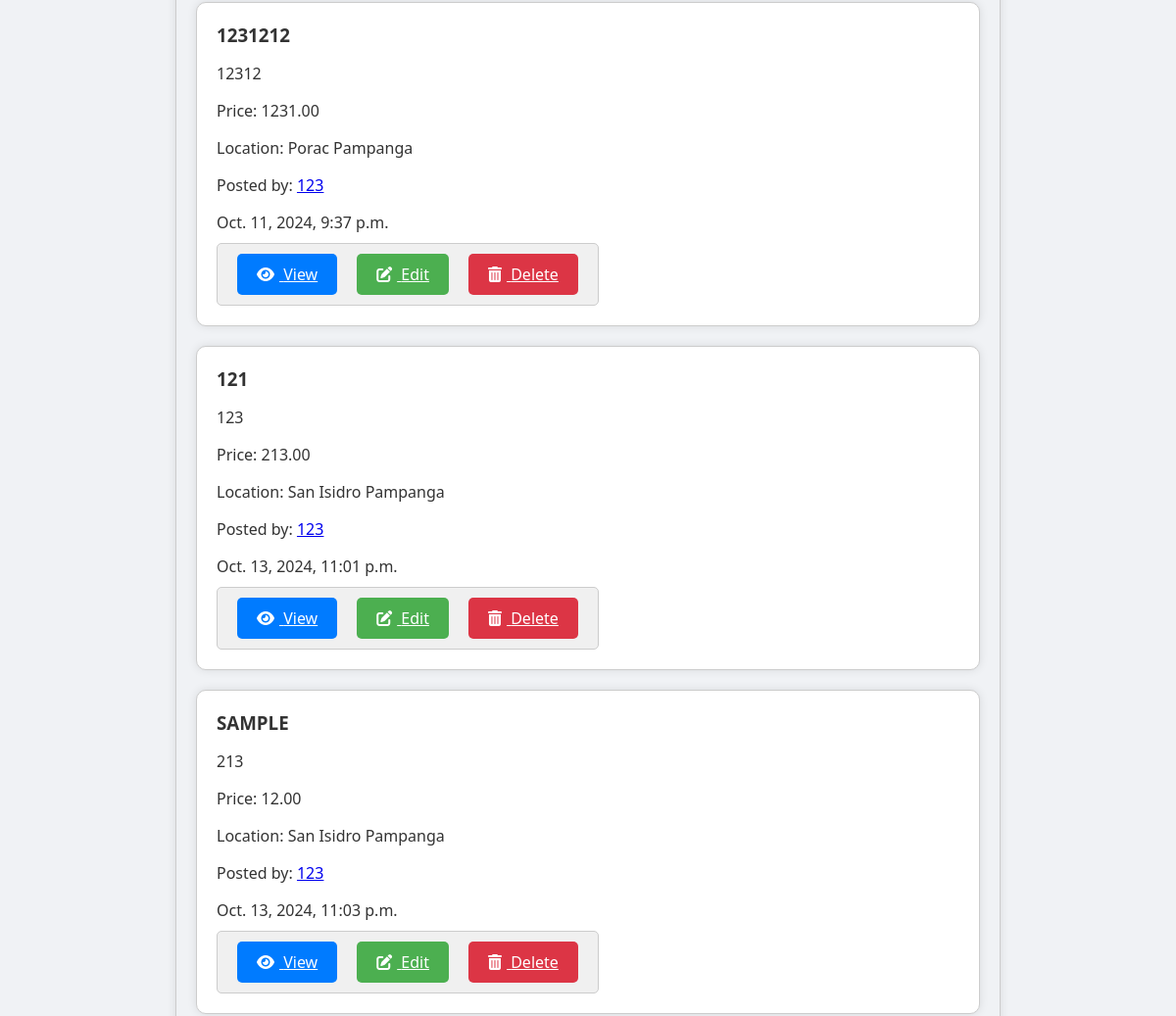
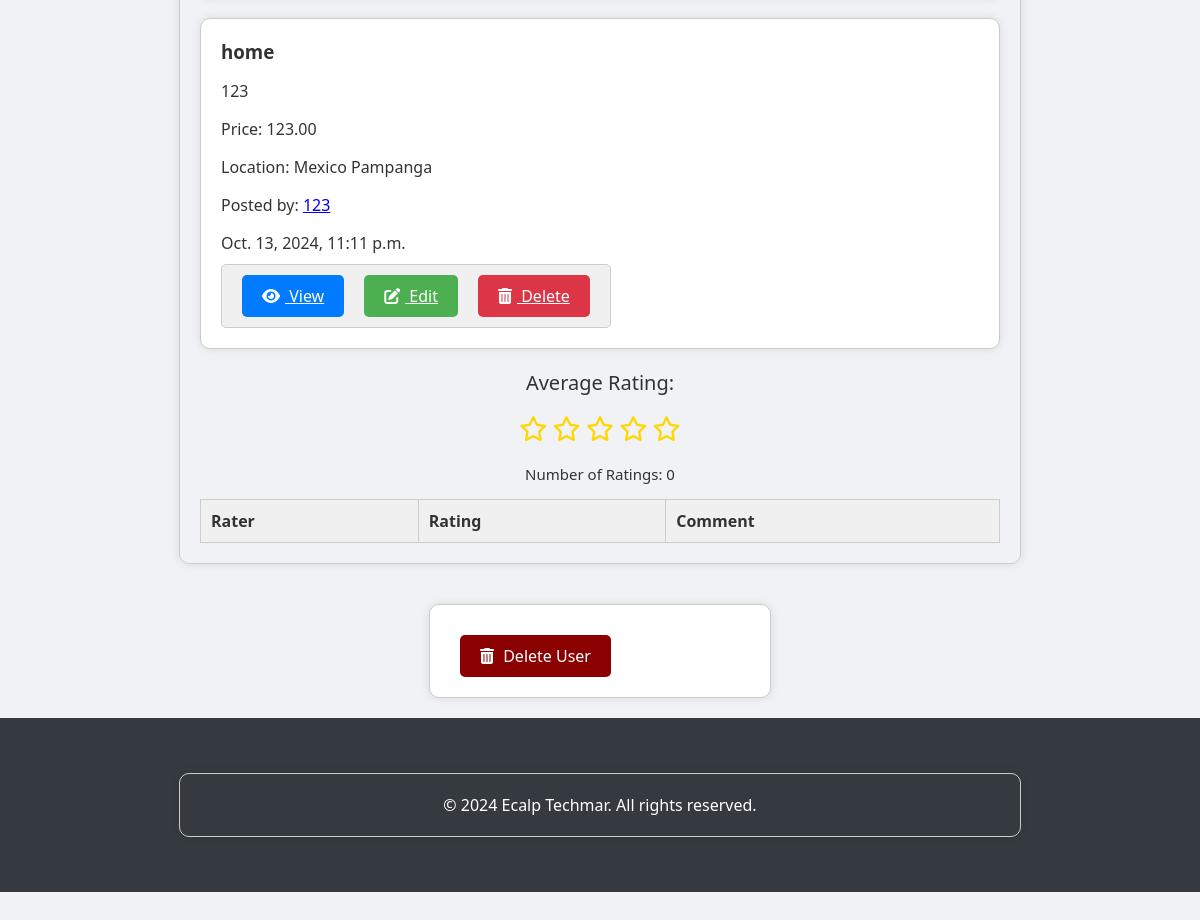
Before: /newsfeed/profile/29/ (signed in, lower part) with the older database file (2 pictures, top to bottom).
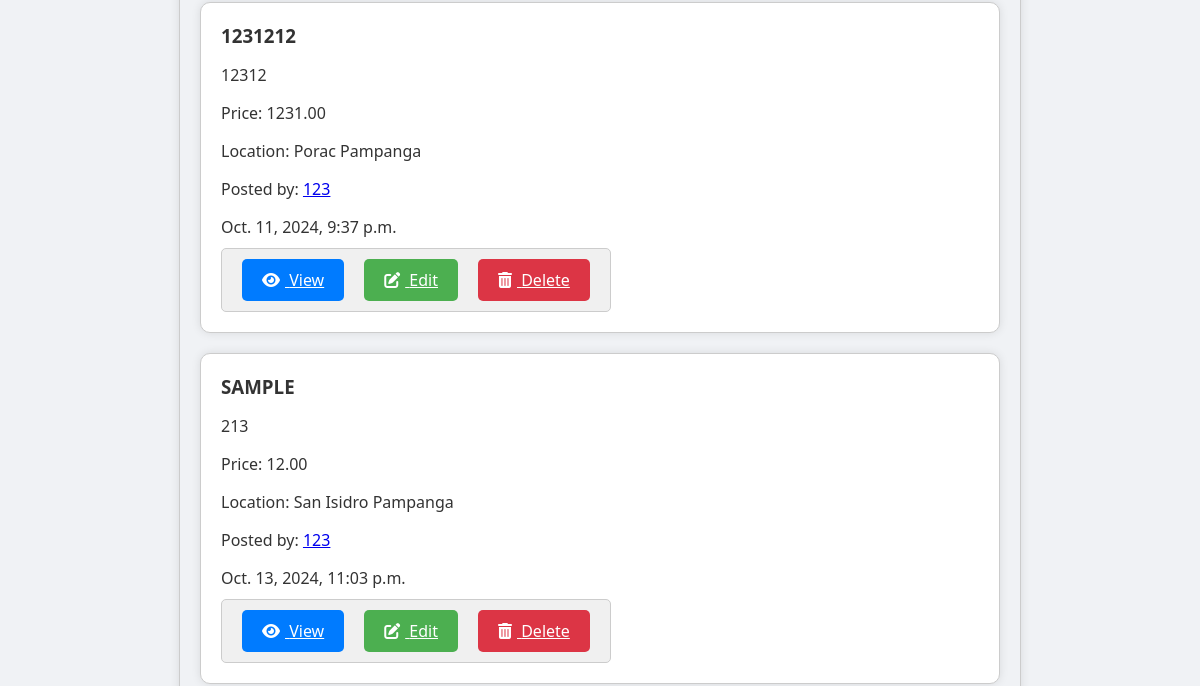
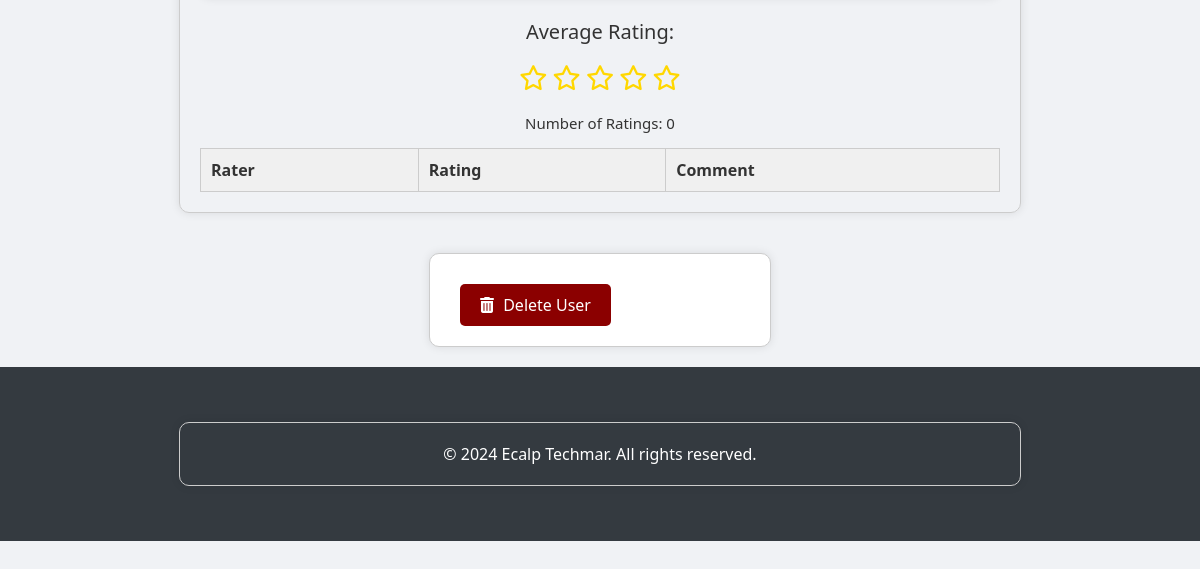
After: the same page with the newer database file (2 pictures, top to bottom).
### newsfeed/models.py (models this page shows, shortened)
class Product(models.Model):
    title = models.CharField(max_length=255)
    description = models.TextField()
    price = models.DecimalField(max_digits=10, decimal_places=2)
    image = models.ImageField(upload_to='products/')
    mobile_number = models.CharField(max_length=20)
    location = models.CharField(max_length=255)
    user = models.ForeignKey(User, on_delete=models.CASCADE)
    created_at = models.DateTimeField(auto_now_add=True)
    category = models.CharField(max_length=50, choices=[('Electronics', 'Electronics'), ('Fashion and Beauty', 'Fashion and Beauty'), ('Home and Garden', 'Home and Garden'), ('Sports and Leisure', 'Sports and Leisure'), ('Others', 'Others')], default='Others')
    is_active = models.BooleanField(default=True)
    deleted_at = models.DateTimeField(null=True, blank=True)

### newsfeed/views.py (the view, shortened to what this page needs)
# urls.py: path('profile/', profile, name='profile'),
@login_required
def profile(request, pk):
    if pk is None:
        pk = request.user.pk
    user = get_object_or_404(User, pk=pk)
    profile = user.profile
    is_owner = user == request.user
    ratings = Rating.objects.filter(rated_user=user)
    average_rating, star_equivalent_average_rating, num_ratings = get_rating_summary(ratings)
    if is_owner:
        edit_form = ProfileForm(instance=profile)
        rating_form = None
    else:
        edit_form = None
        rating_form = RatingForm()
    products = Product.objects.filter(user=user, is_active=True)
    return render(request, 'profile.html',
                  {'products': products, 'edit_form': edit_form, 'rating_form': rating_form, 'user': user,
                   'is_owner': is_owner, 'ratings': ratings, 'average_rating': average_rating,
                   'star_equivalent_average_rating': star_equivalent_average_rating, 'num_ratings': num_ratings})

### newsfeed/views.py (called while the page is built)
def get_rating_summary(ratings):
    if ratings:
        average_rating = sum(rating.rating for rating in ratings) / len(ratings)
        if average_rating is not None:
            star_equivalent_average_rating = round(average_rating, 1)  # assuming 1 decimal place
        else:
            star_equivalent_average_rating = None
        num_ratings = len(ratings)
    else:
        average_rating = None
        star_equivalent_average_rating = None
        num_ratings = 0
    return average_rating, star_equivalent_average_rating, num_ratings

### newsfeed/templates/profile.html (shortened to what this page needs)
<!DOCTYPE html>
<html lang="en">
<head>
    {% load static %}
    <link rel="stylesheet" href="{% static 'main/styles.css' %}">
    <link rel="stylesheet" href="https://cdnjs.cloudflare.com/ajax/libs/font-awesome/6.0.0-beta3/css/all.min.css">
</head>
<body>
    <section id="user-profile">
        <div class="container">
{% load tz %}
<div class="posted-listings">
    {% for product in products %}
    <div class="listing-card">
        <h3>{{ product.title }}</h3>
        <p>{{ product.description }}</p>
        <p>Price: {{ product.price }}</p>
        <p>Location: {{ product.location }}</p>
        <p>Posted by: <a href="{% url 'newsfeed:profile' product.user.pk %}" class="username-link">{{ product.user.username }}</a></p>
       <p>{{ product.created_at|timezone:"Asia/Manila" }}</a></p>
        <div class="button-group">
            <div class="button-container">
                <a href="{% url 'newsfeed:listing_detail' product.pk %}" class="button view-button" style="background-color: #007bff; color: #ffffff;">
    <i class="fas fa-eye"></i> View
</a>
                {% if is_owner %}
                <a href="{% url 'newsfeed:edit_listing' product.pk %}" class="button edit-button">
                    <i class="fas fa-edit"></i> Edit
                </a>
                <a href="{% url 'newsfeed:delete_listing' product.pk %}" class="button delete-button">
                    <i class="fas fa-trash-alt"></i> Delete
                </a>
                {% endif %}
            </div>
        </div>
    </div>
    {% endfor %}
</div>
      <div class="ratings">
       <div class="rating-summary" style="text-align: center;">
  <p style="font-size: 20px;">Average Rating: {{ average_rating|floatformat:1 }}</p>
  <p style="color: #ffd700; font-size: 20px;">
    {% for i in "12345"|make_list %}
      {% if i|add:0 <= star_equivalent_average_rating %}
        <i class="fas fa-star" style="font-size: 25px;"></i>
      {% elif i|add:0 == star_equivalent_average_rating|floatformat:0|add:1 %}
        <i class="fas fa-star-half-alt" style="font-size: 25px;"></i>
      {% else %}
        <i class="far fa-star" style="font-size: 25px;"></i>
      {% endif %}
    {% endfor %}
  </p>
  <p style="font-size: 15px;">Number of Ratings: {{ num_ratings }}</p>
</div>
</div>
      {% if request.user.is_authenticated %}
      <table class="ratings-table">
        <thead>
          <tr>
            <th>Rater</th>
            <th>Rating</th>
            <th>Comment</th>
          </tr>
        </thead>
      </table>
      {% endif %}
    </div>
        <div class="rating-form listing-card">
  {% if not request.user.is_staff and user.username != request.user.username %}
  <form method="post">
    {% csrf_token %}
    <div class="rating">
      <label for="rating">Rate:</label>
      <div>
        <i class="far fa-star" data-rating="1" title="1 star"></i>
        <i class="far fa-star" data-rating="2" title="2 stars"></i>
        <i class="far fa-star" data-rating="3" title="3 stars"></i>
        <i class="far fa-star" data-rating="4" title="4 stars"></i>
        <i class="far fa-star" data-rating="5" title="5 stars"></i>
      </div>
    </div>
    <div class="comment">
      <label for="comment">Comment:</label>
      <textarea name="comment" placeholder="Enter your comment here..." required maxlength="200"></textarea>
    </div>
    <input type="hidden" id="rating" name="rating" value="0">
    <button type="submit" class="rating-button">
    <i class="fas fa-star"></i> Rate
    </button>
  </form>
  {% else %}
<div class="button-group">
    <a href="{% url 'custom_admin:delete_user' user.pk %}" class="button delete-button" style="color: #white; background-color: darkred; border-color: #FF0000; text-decoration: none;" onclick="return confirm('Are you sure you want to delete this user?')">
        <i class="fas fa-trash-alt" style="color: white;"></i> Delete User
    </a>
</div>
  {% endif %}
</div>
    <footer>
        <div class="container">
            <div class="footer-content">
                <p style="text-align: center; width: 100%;">&copy; 2024 Ecalp Techmar. All rights reserved.</p>
            </div>
        </div>
    </footer>
</body>

Changed rows visible on the page:
no longer on this page (row edited): Product: title "121", description "123", price "213.00", location "San Isidro Pampanga", user.username "123", created_at "Oct. 13, 2024, 11:01 p.m."
no longer on this page (row edited): Product: title "home", description "123", price "123.00", location "Mexico Pampanga", user.username "123", created_at "Oct. 13, 2024, 11:11 p.m."
